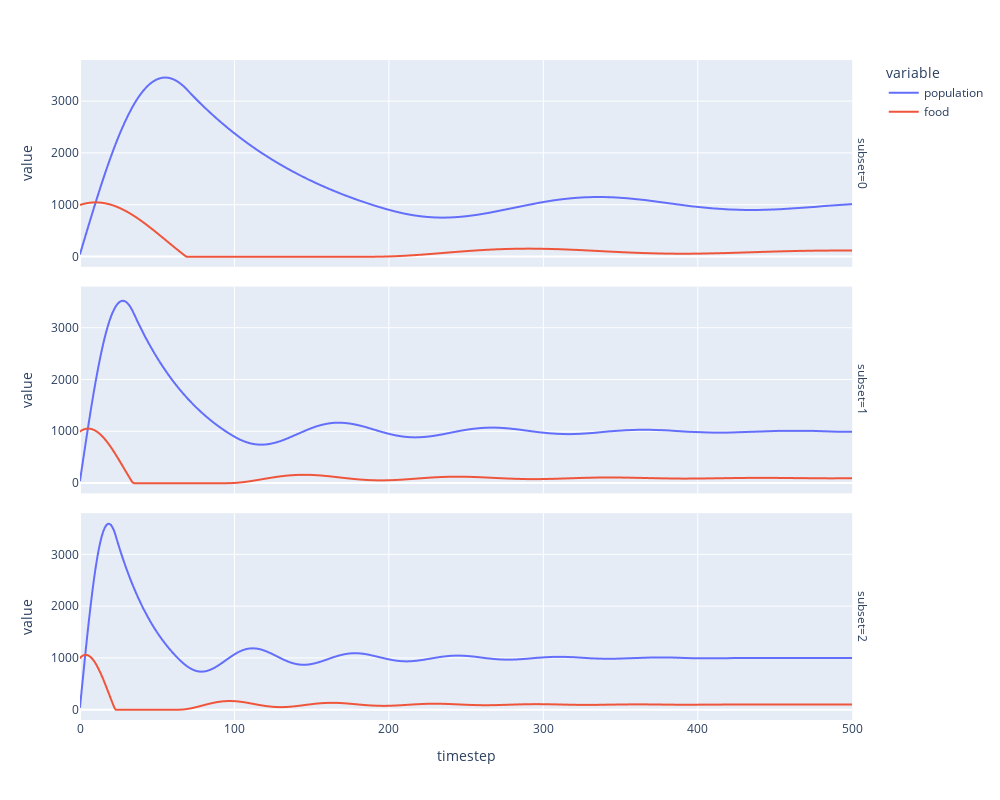

The notebook cell this image was saved under:
### Markdown cell above
### Simulation Analysis

### Code cell
import plotly.express as px

px.line(df, x='timestep', y=['population', 'food'], facet_row='subset', height=800, width=1000)

### Figure 1 — Plotly figure (JSON) as saved in the notebook; plotly's stock layout.template omitted (floating-point values rounded to 4 significant figures; data arrays with more than 128 entries replaced by an {"elided": "..."} marker saying what was removed)
{"data": [{"hovertemplate": "variable=population<br>subset=0<br>timestep=%{x}<br>value=%{y}<extra></extra>", "legendgroup": "population", "line": {"color": "#636efa", "dash": "solid"}, "marker": {"symbol": "circle"}, "mode": "lines", "name": "population", "showlegend": true, "type": "scattergl", "x": {"elided": "501 int values"}, "xaxis": "x3", "y": {"elided": "501 int values"}, "yaxis": "y3"}, {"hovertemplate": "variable=population<br>subset=1<br>timestep=%{x}<br>value=%{y}<extra></extra>", "legendgroup": "population", "line": {"color": "#636efa", "dash": "solid"}, "marker": {"symbol": "circle"}, "mode": "lines", "name": "population", "showlegend": false, "type": "scattergl", "x": {"elided": "501 int values"}, "xaxis": "x2", "y": {"elided": "501 int values"}, "yaxis": "y2"}, {"hovertemplate": "variable=population<br>subset=2<br>timestep=%{x}<br>value=%{y}<extra></extra>", "legendgroup": "population", "line": {"color": "#636efa", "dash": "solid"}, "marker": {"symbol": "circle"}, "mode": "lines", "name": "population", "showlegend": false, "type": "scattergl", "x": {"elided": "501 int values"}, "xaxis": "x", "y": {"elided": "501 int values"}, "yaxis": "y"}, {"hovertemplate": "variable=food<br>subset=0<br>timestep=%{x}<br>value=%{y}<extra></extra>", "legendgroup": "food", "line": {"color": "#EF553B", "dash": "solid"}, "marker": {"symbol": "circle"}, "mode": "lines", "name": "food", "showlegend": true, "type": "scattergl", "x": {"elided": "501 int values"}, "xaxis": "x3", "y": {"elided": "501 float values"}, "yaxis": "y3"}, {"hovertemplate": "variable=food<br>subset=1<br>timestep=%{x}<br>value=%{y}<extra></extra>", "legendgroup": "food", "line": {"color": "#EF553B", "dash": "solid"}, "marker": {"symbol": "circle"}, "mode": "lines", "name": "food", "showlegend": false, "type": "scattergl", "x": {"elided": "501 int values"}, "xaxis": "x2", "y": {"elided": "501 float values"}, "yaxis": "y2"}, {"hovertemplate": "variable=food<br>subset=2<br>timestep=%{x}<br>value=%{y}<extra></extra>", "legendgroup": "food", "line": {"color": "#EF553B", "dash": "solid"}, "marker": {"symbol": "circle"}, "mode": "lines", "name": "food", "showlegend": false, "type": "scattergl", "x": {"elided": "501 int values"}, "xaxis": "x", "y": {"elided": "501 float values"}, "yaxis": "y"}], "layout": {"annotations": [{"font": {}, "showarrow": false, "text": "subset=2", "textangle": 90, "x": 0.98, "xanchor": "left", "xref": "paper", "y": 0.1567, "yanchor": "middle", "yref": "paper"}, {"font": {}, "showarrow": false, "text": "subset=1", "textangle": 90, "x": 0.98, "xanchor": "left", "xref": "paper", "y": 0.5, "yanchor": "middle", "yref": "paper"}, {"font": {}, "showarrow": false, "text": "subset=0", "textangle": 90, "x": 0.98, "xanchor": "left", "xref": "paper", "y": 0.8433, "yanchor": "middle", "yref": "paper"}], "height": 800, "legend": {"title": {"text": "variable"}, "tracegroupgap": 0}, "margin": {"t": 60}, "width": 1000, "xaxis": {"anchor": "y", "domain": [0, 0.98], "title": {"text": "timestep"}}, "xaxis2": {"anchor": "y2", "domain": [0, 0.98], "matches": "x", "showticklabels": false}, "xaxis3": {"anchor": "y3", "domain": [0, 0.98], "matches": "x", "showticklabels": false}, "yaxis": {"anchor": "x", "domain": [0, 0.3133], "title": {"text": "value"}}, "yaxis2": {"anchor": "x2", "domain": [0.3433, 0.6567], "matches": "y", "title": {"text": "value"}}, "yaxis3": {"anchor": "x3", "domain": [0.6867, 1.0], "matches": "y", "title": {"text": "value"}}}}
